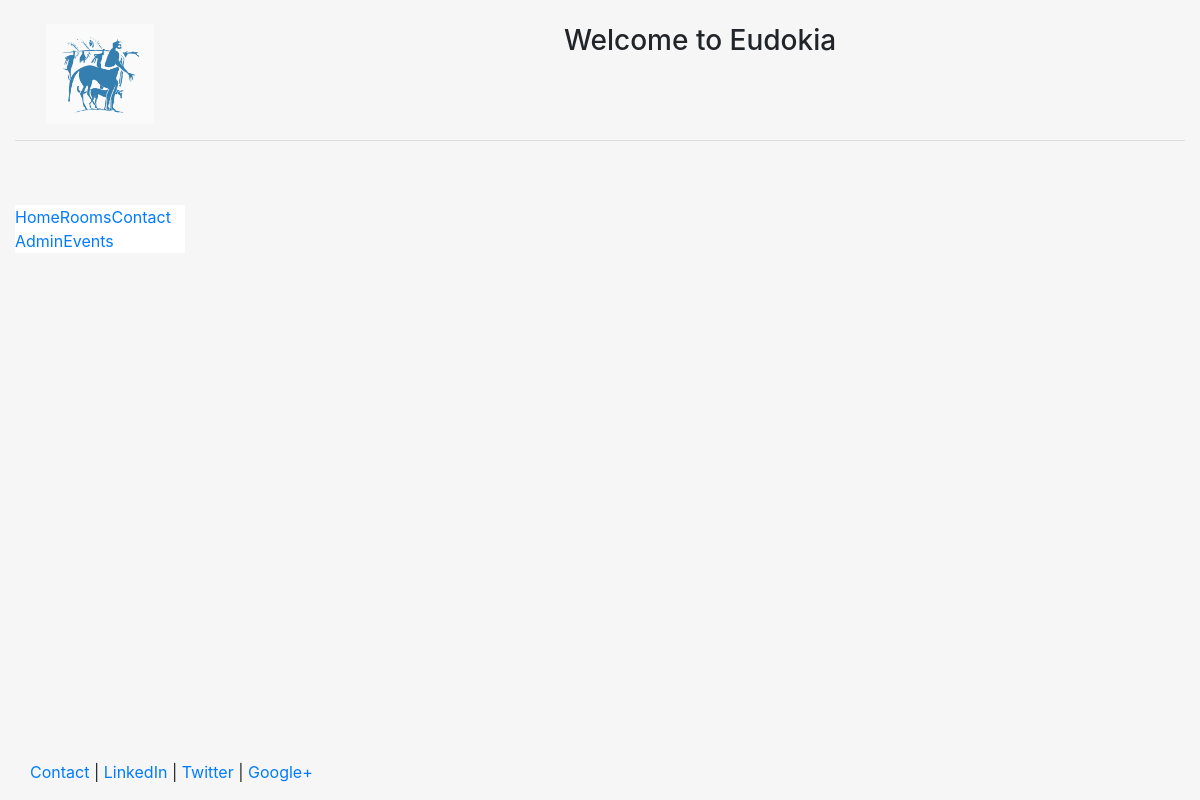
The app's page /events/, older data.
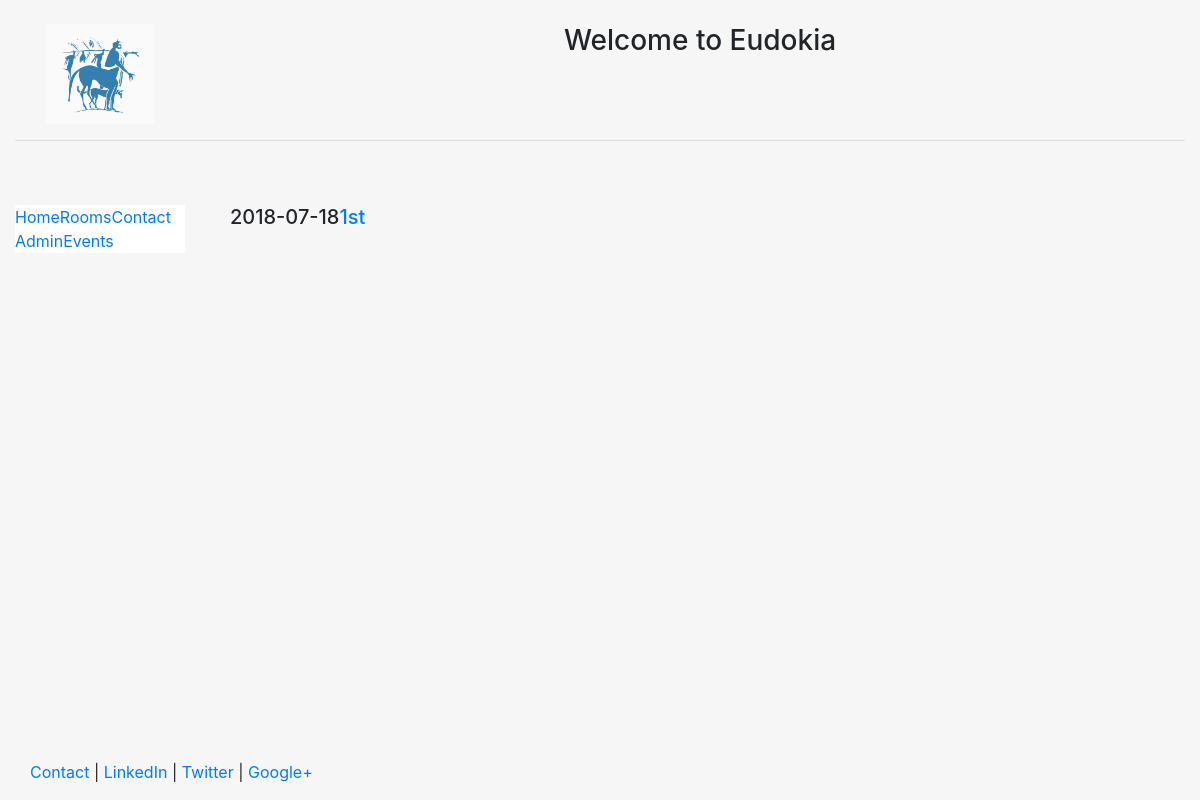
The same page, newer data.
### events/models.py (models this page shows, shortened)
class Event(models.Model):
    day = models.DateField(u'Day of the event', help_text=u'Day of the event')
    start_time = models.TimeField(u'Starting time', help_text=u'Starting time')
    end_time = models.TimeField(u'Final time', help_text=u'Final time')
    notes = models.TextField(u'Textual Notes', help_text=u'Textual Notes', blank=True, null=True)
    class Meta:
        verbose_name = u'Scheduling'
        verbose_name_plural = u'Scheduling'

### events/templates/events/daily_events.html
{% extends "main/header.html"%}
{% block content %}
	{% for event in object_list %}
		<h5>{{ event.day|date:"Y-m-d" }}<a href="/events/{{event.id}}">{{event.notes}}</a></h5>
	{% endfor %}
{% endblock %}

Row changes from the older to the newer data that the page shows:
added Event: day "2018-07-18", notes "1st"
